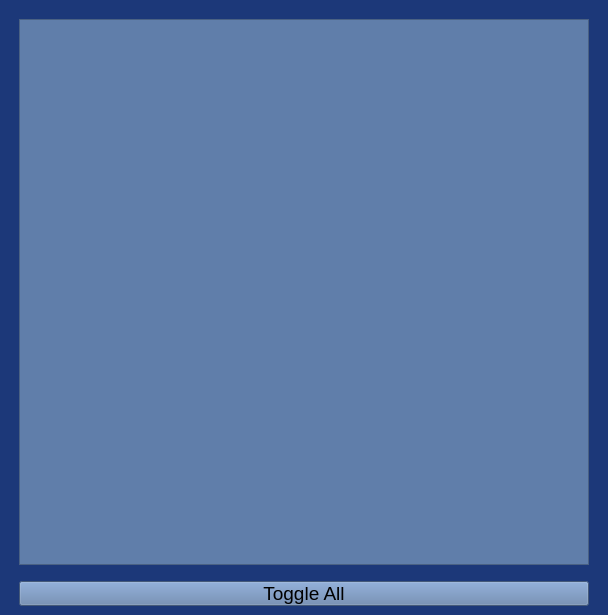
<?xml version="1.0" encoding="UTF-8"?>
<ui version="4.0">
 <class>MainWindow</class>
 <widget class="QMainWindow" name="MainWindow">
  <property name="geometry">
   <rect>
    <x>0</x>
    <y>0</y>
    <width>608</width>
    <height>615</height>
   </rect>
  </property>
  <property name="windowTitle">
   <string>MainWindow</string>
  </property>
  <property name="styleSheet">
   <string notr="true">QWidget{
background-color:#1c3879 ;
}
QListWidget{
background-color:#607eaa ;
margin :10%;
font:14pt
}
QPushButton{
background-color:#607eaa ;
margin-left :10%;
margin-right :10%;
font:14pt
}
</string>
  </property>
  <widget class="QWidget" name="centralwidget">
   <layout class="QGridLayout" name="gridLayout">
    <item row="0" column="0">
     <widget class="QListWidget" name="listWidget_todo"/>
    </item>
    <item row="1" column="0">
     <widget class="QPushButton" name="pushButton_toogle_all">
      <property name="text">
       <string>Toggle All</string>
      </property>
     </widget>
    </item>
   </layout>
  </widget>
 </widget>
 <resources/>
 <connections/>
</ui>
